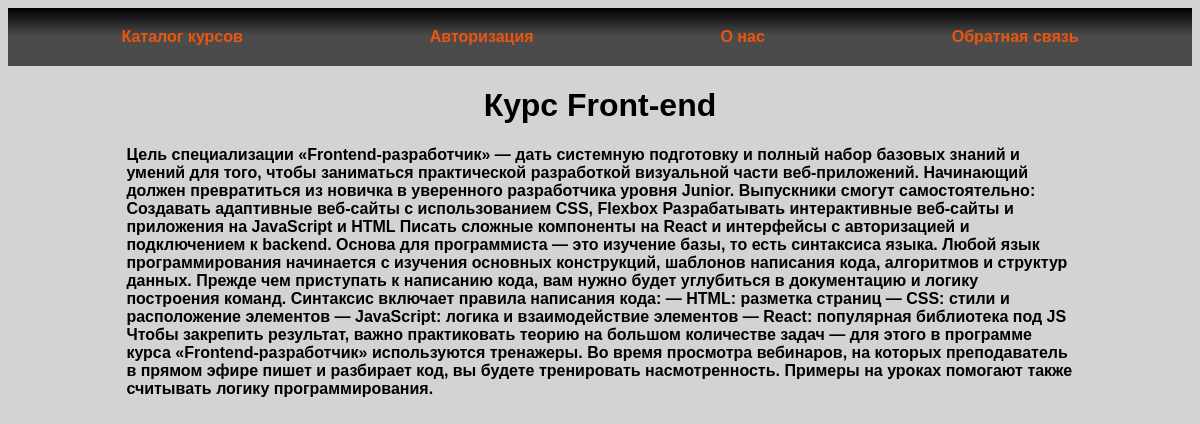
/courses/3, run on the app's committed database.
### tables this page shows
CREATE TABLE mainmenu(
id INTEGER PRIMARY KEY AUTOINCREMENT,
title TEXT NOT NULL,
url TEXT NOT NULL
);

CREATE TABLE courses(
id INTEGER PRIMARY KEY AUTOINCREMENT,
title TEXT NOT NULL,
price TEXT NOT NULL,
text TEXT NOT NULL
);

### Homework/Homework47/HM47_site.py (the view)
@app.route("/courses/<int:id_courses>")
def show_post(id_courses):
    db = get_db()
    dbase = FDataBase_HM47(db)
    title, price, info = dbase.get_courses(id_courses)
    if not title:
        abort(404)
    return render_template('courses.html', title=title, info=info, menu=dbase.get_menu())

### Homework/Homework47/FDataBase_HM47.py (called while the page is built)
    def get_menu(self):
        sql = "SELECT * FROM mainmenu"
        try:
            self.__cur.execute(sql)
            res = self.__cur.fetchall()
            if res:
                return res
        except IOError:
            print("Ошибка чтения из Базы Данных")
        return []

    def get_courses(self, courses_id):
        try:
            self.__cur.execute(f"SELECT title, price, text FROM courses WHERE id = {courses_id} LIMIT 1")
            res = self.__cur.fetchone()
            if res:
                return res
        except sqlite3.Error as e:
            print("Ошибка получения данных из БД" + str(e))
        return False, False, False

### Homework/Homework47/HM47_site.py (called while the page is built)
def connect_db():
    con = sqlite3.connect(app.config['DATABASE'])
    con.row_factory = sqlite3.Row
    return con

def get_db():
    if not hasattr(g, 'link_db'):
        g.link_db = connect_db()
    return g.link_db

### Homework/Homework47/templates/courses.html
{% extends 'base.html' %}
{% block content %}
{{ super() }}
<p class="info">{{ info }}</p>
{% endblock %}

### Homework/Homework47/templates/base.html (shortened to what this page needs)
<!DOCTYPE html>
<html lang="en">
<head>
<link rel="stylesheet" href="{{ url_for('static', filename='css/style.css') }}">
</head>
<body>
{% block content %}
{% block main_menu %}
<ul class="uc">
    {% for i in menu %}
    <li class="lc"><a href="{{ i.url }}">{{ i.title }}</a></li>
    {% endfor %}
</ul>
{% endblock main_menu %}
<h1 class="name_h">{{ title }}</h1>
{% endblock content %}
</body>
</html>

### Homework/Homework47/static/css/style.css (style rules this page uses)
body { background: lightgray; }
.uc { display: flex; justify-content: space-around; list-style: none; background: linear-gradient(black, rgb(75, 75, 75) 48%, rgb(75, 75, 75) 52%, rgb(75, 75, 75)); padding: 20px; margin-top: 0; }
.lc a { text-decoration: none; font-family:Verdana, Geneva, Tahoma, sans-serif; color: rgb(236, 85, 15); font-weight: bold; }
.name_h { text-align: center; font-family:Verdana, Geneva, Tahoma, sans-serif; }
.info { font-weight: bold; font-family:Verdana, Geneva, Tahoma, sans-serif; margin-left: 10%; margin-right: 10%; }

### data on the page
mainmenu: title "Каталог курсов"
mainmenu: title "Авторизация"
mainmenu: title "О нас"
mainmenu: title "Обратная связь"
courses: title "Курс Front-end", text "Цель специализации «Frontend-разработчик» — дать системную подготовку и полный набор базовых знаний и умений для того, чтобы заниматься практической разработкой визуальной части веб-приложений. Начинающий должен превратиться из новичка в уверенного разработчика уровня Junior. Выпускники смогут самостоятельно: Создавать адаптивные веб-сайты с использованием CSS, Flexbox Разрабатывать интерактивные веб-сайты и приложения на JavaScript и HTML Писать сложные компоненты на React и интерфейсы с авторизацией и подключением к backend. Основа для программиста — это изучение базы, то есть синтаксиса языка. Любой язык программирования начинается с изучения основных конструкций, шаблонов написания…"
